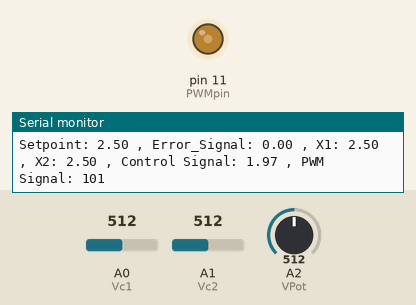
A sketch run on a simulated Arduino Uno, built with avr-gcc and run on an emulated ATmega328P. Shown: output pins drawn as LEDs (lit = HIGH), the last lines printed to the serial monitor. Inputs (shaded band) come from the test bench; at power-on: A1 (Vc2) = 512, A2 (VPot) = 512, A0 (Vc1) = 512.

Above: at 1.2 s.
1.3 s: A1 (Vc2) set to 513
At 2.4 s:
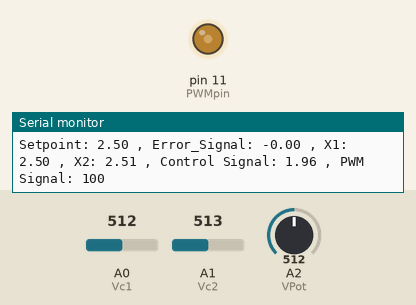
4.3 s: A2 (VPot) set to 523
At 5.3 s:
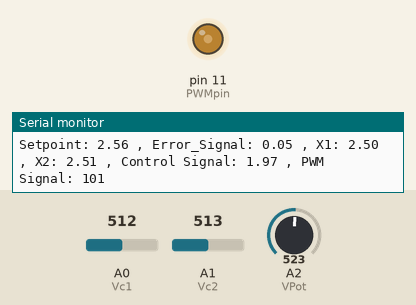
7.3 s: A0 (Vc1) set to 306
At 9.1 s:
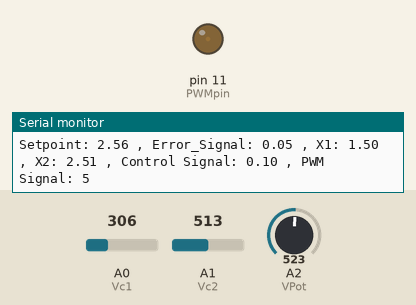
10.3 s: A2 (VPot) set to 306
13.3 s: A0 (Vc1) set to 716
Timing chart, 0 to 17.3 s (numbered marks = the images above; inputs shaded):
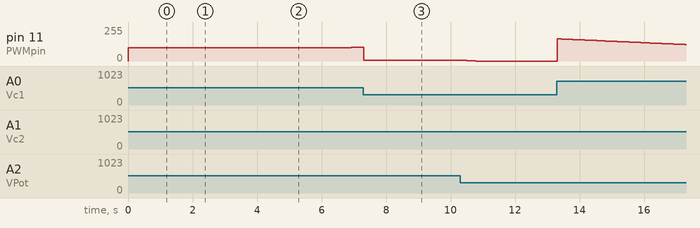

Measured:
- after the input at 1.3 s, pin 11 (PWMpin): 101/255 → 100/255 at once
- after the input at 4.3 s, pin 11 (PWMpin): 100/255 → 101/255 after 0.74 s, → 102/255 1.9 s later
- after the input at 7.3 s, pin 11 (PWMpin): 102/255 → 4/255 at once, → 5/255 0.55 s later, → 6/255 1.9 s later

The sketch:

RC_casade_state_feedback_controller_via_pole_placement.ino
```cpp
#define Vc1 A0
#define Vc2 A1
#define VPot A2
#define  PWMpin 11


const float vref = 5.0;
const int ADCmax = 1023;
const unsigned long Ts_ms = 1;
unsigned long lastMillis,currentMillis;
int pwm = 0;

float x1,x2,kx,r;
float k1 = -1.8985;
float k2 = 1.1107;
float ko = 0.2122;
float u = 0;
float I = 0;
float e = 0;
float dt = 0;

void setup() {
  pinMode(Vc1,INPUT);
  pinMode(Vc2,INPUT);
  pinMode(VPot,INPUT);
  pinMode(PWMpin, OUTPUT);
  Serial.begin(115200);
  lastMillis = millis();

}

void loop() {

  currentMillis = millis();
dt = currentMillis - lastMillis;
if (dt >= Ts_ms){
    lastMillis = currentMillis;

    float dt_s = dt / 1000.0;

    x1 = analogRead(Vc1)*(vref/ADCmax);
    x2 = analogRead(Vc2)*(vref/ADCmax);
    r  = analogRead(VPot)*(vref/ADCmax);

    e = r - x2;
    kx = k1*x1 + k2*x2;

    I += e * dt_s;

    u = -kx + ko*I;

    pwm = (int)round((u / vref) * 255.0);
    pwm = constrain(pwm, 0, 255);
    analogWrite(PWMpin, pwm);

    Serial.print("Setpoint: ");Serial.print(r); Serial.print(" , ");
    Serial.print("Error_Signal: ");Serial.print(e); Serial.print(" , ");
    Serial.print("X1: ");Serial.print(x1); Serial.print(" , ");
    Serial.print("X2: ");Serial.print(x2); Serial.print(" , ");
    Serial.print("Control Signal: ");Serial.print(u); Serial.print(" , ");
    Serial.print("PWM Signal: ");Serial.println(pwm);

}


}
```
